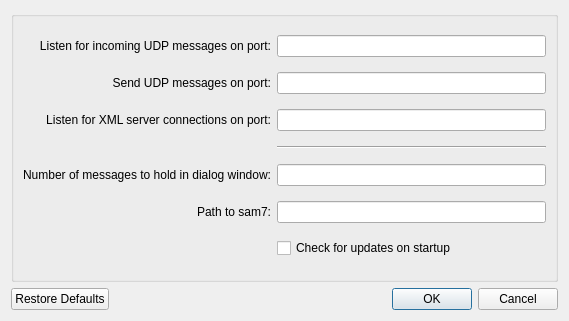
<ui version="4.0" >
 <class>PreferencesUi</class>
 <widget class="QDialog" name="PreferencesUi" >
  <property name="geometry" >
   <rect>
    <x>0</x>
    <y>0</y>
    <width>569</width>
    <height>321</height>
   </rect>
  </property>
  <property name="sizePolicy" >
   <sizepolicy vsizetype="Preferred" hsizetype="Preferred" >
    <horstretch>0</horstretch>
    <verstretch>0</verstretch>
   </sizepolicy>
  </property>
  <property name="minimumSize" >
   <size>
    <width>0</width>
    <height>0</height>
   </size>
  </property>
  <property name="maximumSize" >
   <size>
    <width>5000</width>
    <height>5000</height>
   </size>
  </property>
  <property name="windowTitle" >
   <string>mchelper Preferences</string>
  </property>
  <layout class="QVBoxLayout" >
   <item>
    <widget class="QGroupBox" name="groupBox" >
     <property name="title" >
      <string/>
     </property>
     <layout class="QHBoxLayout" >
      <item>
       <layout class="QGridLayout" >
        <item row="0" column="0" >
         <widget class="QLabel" name="label" >
          <property name="toolTip" >
           <string/>
          </property>
          <property name="text" >
           <string>Listen for incoming UDP messages on port:</string>
          </property>
          <property name="alignment" >
           <set>Qt::AlignRight|Qt::AlignTrailing|Qt::AlignVCenter</set>
          </property>
          <property name="buddy" >
           <cstring>udpListenEdit</cstring>
          </property>
         </widget>
        </item>
        <item row="0" column="1" >
         <widget class="QLineEdit" name="udpListenEdit" />
        </item>
        <item row="2" column="0" >
         <widget class="QLabel" name="label_2" >
          <property name="toolTip" >
           <string>mchelper's OSC-to-XML server listens for new connections on this port.</string>
          </property>
          <property name="text" >
           <string>Listen for XML server connections on port:</string>
          </property>
          <property name="alignment" >
           <set>Qt::AlignRight|Qt::AlignTrailing|Qt::AlignVCenter</set>
          </property>
          <property name="buddy" >
           <cstring>xmlListenEdit</cstring>
          </property>
         </widget>
        </item>
        <item row="2" column="1" >
         <widget class="QLineEdit" name="xmlListenEdit" />
        </item>
        <item row="4" column="0" >
         <widget class="QLabel" name="label_3" >
          <property name="toolTip" >
           <string/>
          </property>
          <property name="text" >
           <string>Number of messages to hold in dialog window:</string>
          </property>
          <property name="alignment" >
           <set>Qt::AlignRight|Qt::AlignTrailing|Qt::AlignVCenter</set>
          </property>
          <property name="buddy" >
           <cstring>maxMsgsEdit</cstring>
          </property>
         </widget>
        </item>
        <item row="4" column="1" >
         <widget class="QLineEdit" name="maxMsgsEdit" />
        </item>
        <item row="6" column="1" >
         <widget class="QCheckBox" name="updatesCheckBox" >
          <property name="text" >
           <string>Check for updates on startup</string>
          </property>
         </widget>
        </item>
        <item row="1" column="0" >
         <widget class="QLabel" name="label_4" >
          <property name="text" >
           <string>Send UDP messages on port:</string>
          </property>
          <property name="alignment" >
           <set>Qt::AlignRight|Qt::AlignTrailing|Qt::AlignVCenter</set>
          </property>
         </widget>
        </item>
        <item row="1" column="1" >
         <widget class="QLineEdit" name="udpSendEdit" />
        </item>
        <item row="5" column="1" >
         <widget class="QLineEdit" name="uploaderEdit" />
        </item>
        <item row="5" column="0" >
         <widget class="QLabel" name="label_5" >
          <property name="text" >
           <string>Path to sam7:</string>
          </property>
          <property name="alignment" >
           <set>Qt::AlignRight|Qt::AlignTrailing|Qt::AlignVCenter</set>
          </property>
         </widget>
        </item>
        <item row="3" column="1" >
         <widget class="Line" name="line" >
          <property name="orientation" >
           <enum>Qt::Horizontal</enum>
          </property>
         </widget>
        </item>
       </layout>
      </item>
     </layout>
    </widget>
   </item>
   <item>
    <layout class="QHBoxLayout" >
     <item>
      <widget class="QPushButton" name="defaultsButton" >
       <property name="text" >
        <string>Restore Defaults</string>
       </property>
      </widget>
     </item>
     <item>
      <spacer>
       <property name="orientation" >
        <enum>Qt::Horizontal</enum>
       </property>
       <property name="sizeHint" >
        <size>
         <width>40</width>
         <height>20</height>
        </size>
       </property>
      </spacer>
     </item>
     <item>
      <widget class="QDialogButtonBox" name="okButton" >
       <property name="orientation" >
        <enum>Qt::Horizontal</enum>
       </property>
       <property name="standardButtons" >
        <set>QDialogButtonBox::Cancel|QDialogButtonBox::NoButton|QDialogButtonBox::Ok</set>
       </property>
      </widget>
     </item>
    </layout>
   </item>
  </layout>
 </widget>
 <tabstops>
  <tabstop>udpListenEdit</tabstop>
  <tabstop>udpSendEdit</tabstop>
  <tabstop>xmlListenEdit</tabstop>
  <tabstop>maxMsgsEdit</tabstop>
  <tabstop>updatesCheckBox</tabstop>
  <tabstop>defaultsButton</tabstop>
  <tabstop>okButton</tabstop>
 </tabstops>
 <resources/>
 <connections>
  <connection>
   <sender>okButton</sender>
   <signal>rejected()</signal>
   <receiver>PreferencesUi</receiver>
   <slot>reject()</slot>
   <hints>
    <hint type="sourcelabel" >
     <x>537</x>
     <y>233</y>
    </hint>
    <hint type="destinationlabel" >
     <x>286</x>
     <y>245</y>
    </hint>
   </hints>
  </connection>
  <connection>
   <sender>okButton</sender>
   <signal>accepted()</signal>
   <receiver>PreferencesUi</receiver>
   <slot>accept()</slot>
   <hints>
    <hint type="sourcelabel" >
     <x>404</x>
     <y>214</y>
    </hint>
    <hint type="destinationlabel" >
     <x>218</x>
     <y>206</y>
    </hint>
   </hints>
  </connection>
 </connections>
</ui>
